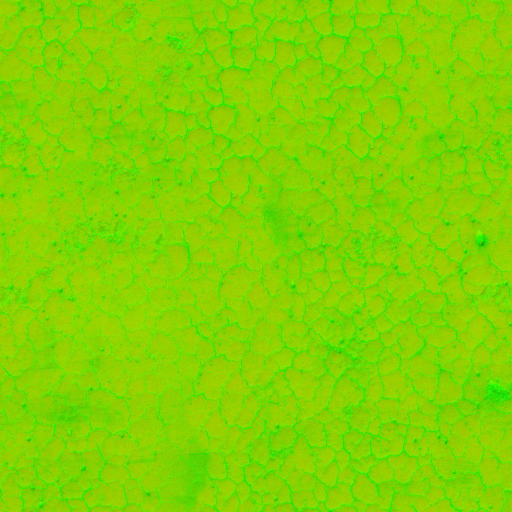
#> input picture alquinaterra/src/assets/tree/hi/ground_arm.jpg, 1024 x 1024 px, given in place of diff.jpg, which was not available (shown at 1/2 size)
$ python build_assets.py ../src/assets/tree/hi/ground_arm.jpg ../src/assets/tree/hi/ground_normal.jpg
#> lines starting #> are read from the running program, lines starting #| are printed output that depends on the picture; pictures that were not available may be replaced by others from this repository, and a replacement may not be noted
"""Prepara los recursos gráficos del árbol de Alquinaterra a partir de fuentes CC0.
Uso: python3 -I build_assets.py <carpeta_recursos> <carpeta_salida>
"""
import sys, os, math, json
import numpy as np
from PIL import Image, ImageFilter

Image.MAX_IMAGE_PIXELS = None
RES, OUT = sys.argv[1], sys.argv[2]
os.makedirs(f'{OUT}/hi', exist_ok=True)
os.makedirs(f'{OUT}/lo', exist_ok=True)


def save(img, name, q=82, both=True, lo_scale=0.5):
    img.save(f'{OUT}/hi/{name}', quality=q, optimize=True)
    if both:
        w, h = img.size
        img.resize((max(1, int(w * lo_scale)), max(1, int(h * lo_scale))), Image.LANCZOS).save(f'{OUT}/lo/{name}', quality=q, optimize=True)


def arr(p, mode='RGB'):
#> called with mode = 'RGB'
    return np.asarray(Image.open(p).convert(mode)).astype(np.float32) / 255


# ---------- 1. Corteza (Poly Haven, Bark Willow 02, 2K) ----------
B = f'{RES}/bark2k'
d = arr(f'{B}/diff.jpg')
ao = arr(f'{B}/ao.jpg', 'L')
#> call 2 of arr, with mode = 'L'
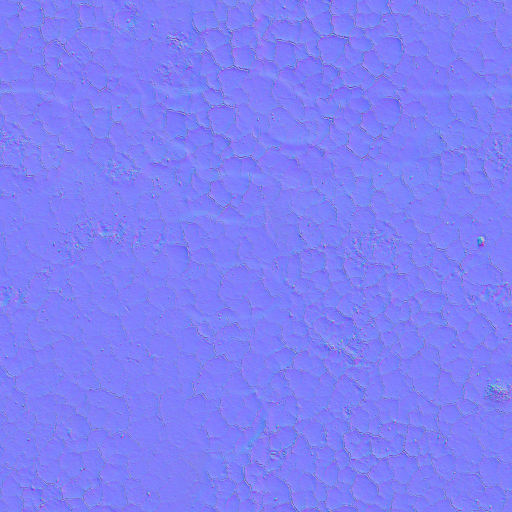
#> input picture alquinaterra/src/assets/tree/hi/ground_normal.jpg, 1024 x 1024 px, given in place of ao.jpg, which was not available (shown at 1/2 size)
disp = arr(f'{B}/disp.jpg', 'L')
cav = np.clip((disp - disp.mean()) * 2.0 + 0.5, 0, 1)
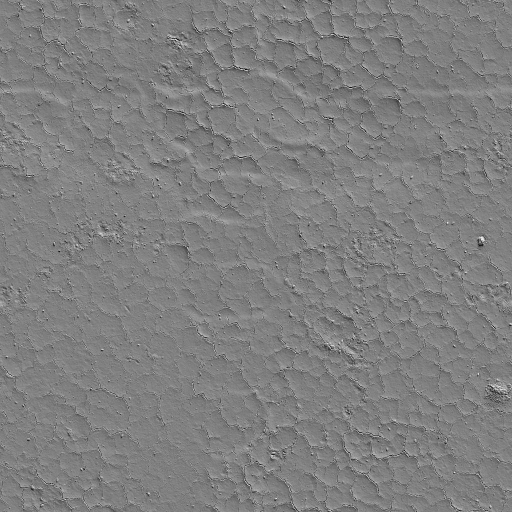
#> cav: shape (1024, 1024) float32 (shown at 1/2 size); min 0, max 1, mean 0.5
d = d * (0.5 + 0.5 * ao[..., None]) * (0.6 + 0.55 * cav[..., None])
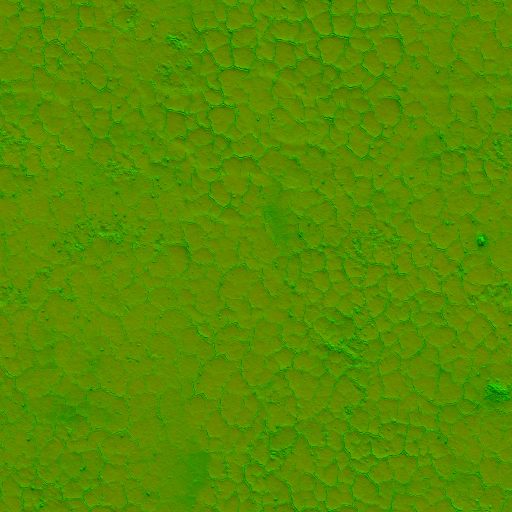
#> d: shape (1024, 1024, 3) float32 (shown at 1/2 size); mean R, G, B 0.349, 0.564, 0.00626; drawn with min black and max white
lum = d.mean(axis=2, keepdims=True)
lum = np.clip((lum - lum.mean()) * 1.55 + 0.42, 0, 1)
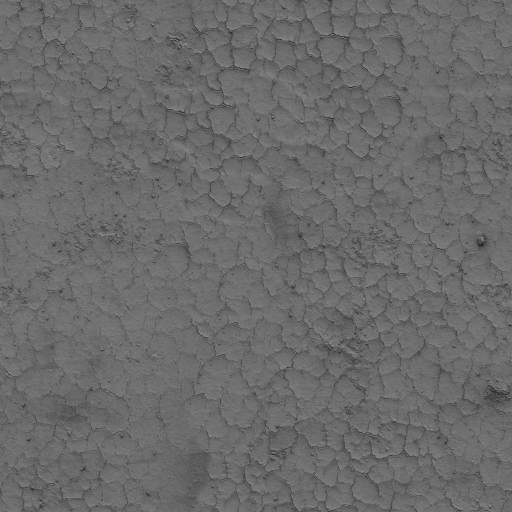
#> lum: shape (1024, 1024, 1) float32 (shown at 1/2 size); min 0.0767, max 0.65, mean 0.42
# Paleta de la foto: grieta casi negra y cálida → marrón → cresta gris-beige gastada
dark = np.array([0.10, 0.085, 0.07]); mid = np.array([0.34, 0.28, 0.22]); light = np.array([0.70, 0.65, 0.58])
gm = np.where(lum < 0.5, dark + (mid - dark) * (lum / 0.5), mid + (light - mid) * ((lum - 0.5) / 0.5))
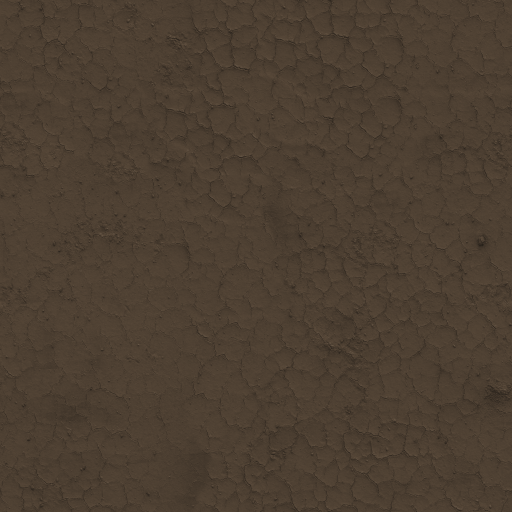
#> gm: shape (1024, 1024, 3) float64 (shown at 1/2 size); mean R, G, B 0.302, 0.249, 0.196
orig = np.clip((d - d.mean()) * 1.3 + 0.4, 0, 1)
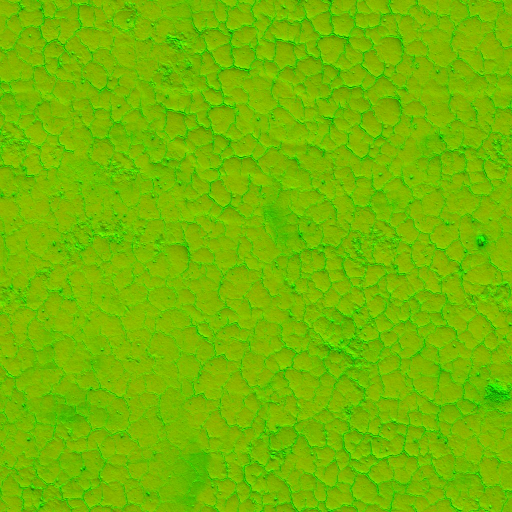
#> orig: shape (1024, 1024, 3) float32 (shown at 1/2 size); mean R, G, B 0.456, 0.735, 0.00946
res = np.clip(gm * 0.68 + orig * 0.32, 0, 1)
save(Image.fromarray((res * 255).astype(np.uint8)), 'bark_color.jpg', 80)
#> in save, `img.resize((max(1, int(w * lo_scale)), max(1, int(h * lo_scale))), Ima..`:
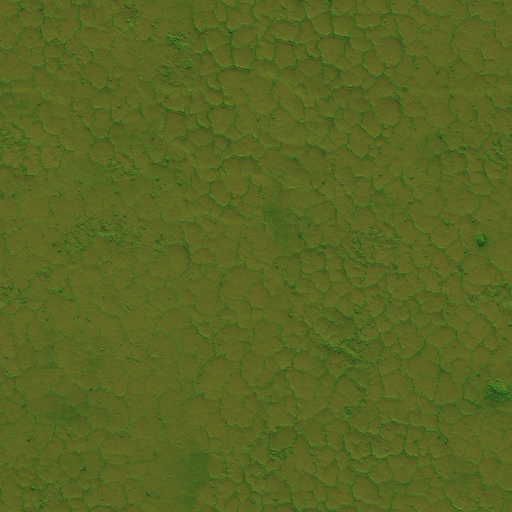
#> saved as bark_color.jpg: PIL image 512x512 RGB; mean R, G, B 89, 102.6, 34.3
#> (the run stopped early here; a loop or call above may not have finished)
